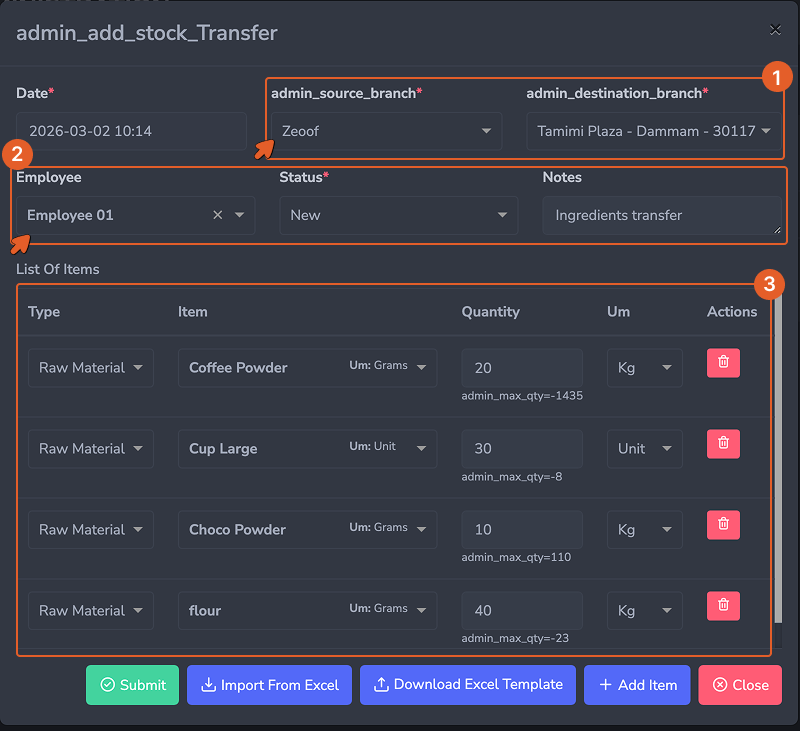
#> input picture assets/images/Inventory/Daily/add-stock-transfer.png, 800 x 731 px, given in place of image-43194ab3-ecf7-47e9-a7c3-bc10237a0503.png, which was not available
$ python _annotate_add_stock_transfer_ar.py
#> lines starting #> are read from the running program, lines starting #| are printed output that depends on the picture; pictures that were not available may be replaced by others from this repository, and a replacement may not be noted
"""Annotate Arabic admin_add_stock_Transfer form like the English version (3 orange boxes)."""
from pathlib import Path

from PIL import Image, ImageDraw, ImageFont

src = Path(
    r"C:\Users\sara.benmansour\AppData\Roaming\Cursor\User\workspaceStorage"
    r"\empty-window\images\image-43194ab3-ecf7-47e9-a7c3-bc10237a0503.png"
)
out = Path(
    r"C:\Users\sara.benmansour\smartprins-docs\assets\images\Inventory\Daily"
    r"\add-stock-transfer-ar.png"
)

im = Image.open(src).convert("RGBA")
#> im is the input picture: PIL image 800x731 RGBA; mean R, G, B, A 60.9, 62.4, 75.9, 255
w, h = im.size
#> w = 800; h = 731
print("size", w, h)
#| size 800 731

annotated = im.copy()
draw = ImageDraw.Draw(annotated)

orange = (228, 94, 41, 255)
orange_dk = (200, 60, 0, 255)
white = (255, 255, 255, 255)

# Tuned for 1008x849 RTL form (mirrors EN add-stock-transfer.png):
# Row1 RTL: التاريخ (right) | admin_source_branch | admin_destination_branch (left)
# Box 1 = source + destination labels+inputs (skip date on the right)
box1 = (14, 48, 655, 152)
# Row2: الموظف | الحالة | الملاحظات (labels + inputs)
box2 = (14, 168, 994, 285)
# قائمة العناصر table down to above action buttons
box3 = (14, 305, 994, 758)


def draw_box(box, width=3):
    x0, y0, x1, y1 = box
    for i in range(width):
        draw.rectangle([x0 - i, y0 - i, x1 + i, y1 + i], outline=orange)


def draw_badge(cx, cy, num, r=14):
    draw.ellipse([cx - r, cy - r, cx + r, cy + r], fill=orange, outline=orange_dk)
    try:
        font = ImageFont.truetype("arial.ttf", 18)
    except Exception:
        font = ImageFont.load_default()
    text = str(num)
    bb = draw.textbbox((0, 0), text, font=font)
    tw, th = bb[2] - bb[0], bb[3] - bb[1]
    draw.text((cx - tw / 2, cy - th / 2 - 1), text, fill=white, font=font)


def draw_cursor(tip_x, tip_y, point_right=True, scale=1.15):
    s = scale
    if point_right:
        pts = [
            (tip_x, tip_y),
            (tip_x - 14 * s, tip_y + 4 * s),
            (tip_x - 10 * s, tip_y + 8 * s),
            (tip_x - 18 * s, tip_y + 18 * s),
            (tip_x - 14 * s, tip_y + 20 * s),
            (tip_x - 6 * s, tip_y + 10 * s),
            (tip_x - 2 * s, tip_y + 14 * s),
        ]
    else:
        pts = [
            (tip_x, tip_y),
            (tip_x + 14 * s, tip_y + 4 * s),
            (tip_x + 10 * s, tip_y + 8 * s),
            (tip_x + 18 * s, tip_y + 18 * s),
            (tip_x + 14 * s, tip_y + 20 * s),
            (tip_x + 6 * s, tip_y + 10 * s),
            (tip_x + 2 * s, tip_y + 14 * s),
        ]
    draw.polygon(pts, fill=orange, outline=orange_dk)


for box in (box1, box2, box3):
    draw_box(box)

# Badge 1 at top-left of box1 (RTL: near destination/source group start)
draw_badge(box1[0] + 18, box1[1] + 16, 1)
#> in draw_badge, `bb = draw.textbbox((0, 0), text, font=font)`: bb = (0, 4, 11, 17)
#> in draw_badge, `tw, th = bb[2] - bb[0], bb[3] - bb[1]`: tw = 11; th = 13
draw_cursor(box1[0] + 8, box1[3] - 8, point_right=True)

# Badge 2 at bottom-left of box2
draw_badge(box2[0] + 18, box2[3] - 18, 2)
draw_cursor(box2[0] + 8, box2[3] - 4, point_right=True)

# Badge 3 at top-left of items list
draw_badge(box3[0] + 18, box3[1] + 16, 3)
draw_cursor(box3[0] + 8, box3[1] + 48, point_right=True)

annotated.convert("RGB").save(out, quality=95)
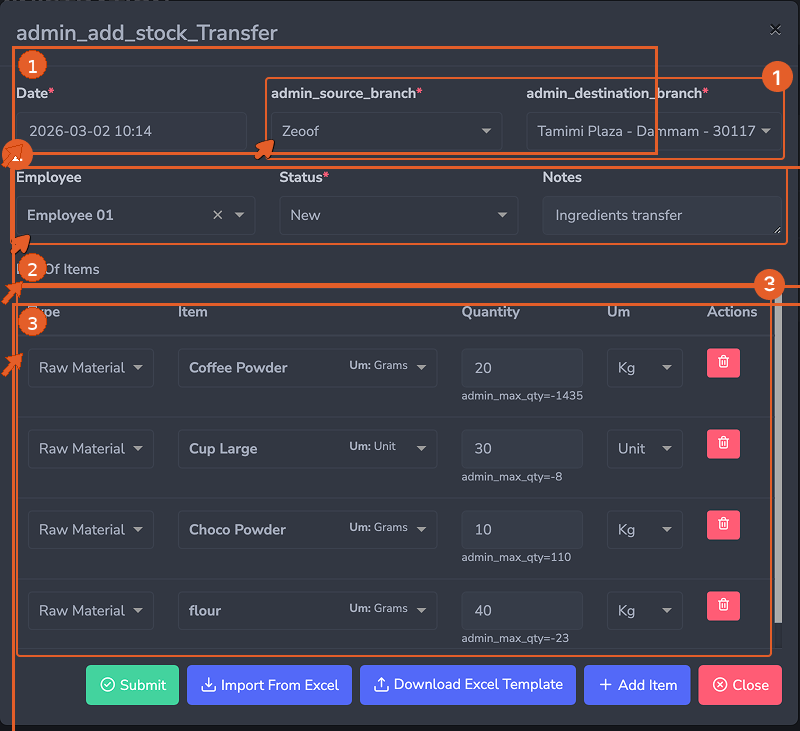
#> saved as add-stock-transfer-ar.png: PIL image 800x731 RGB; mean R, G, B 65.1, 63.3, 75.3
print("saved", out)

# Previews
preview = out.parent
annotated.crop((0, 40, w, 270)).convert("RGB").save(preview / "_ast-p12.png")
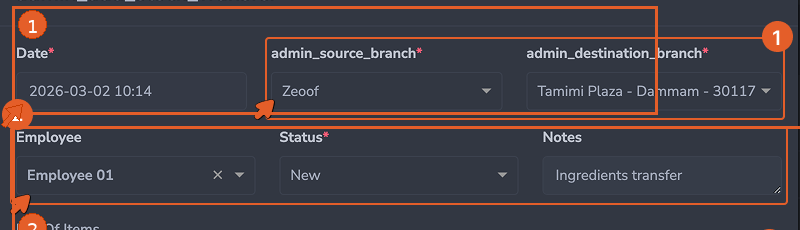
#> saved as _ast-p12.png: PIL image 800x230 RGB; mean R, G, B 67.2, 61.6, 67.9
annotated.crop((0, 270, w, 500)).convert("RGB").save(preview / "_ast-p3.png")
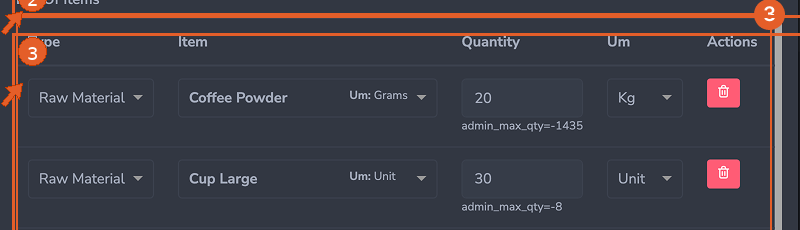
#> saved as _ast-p3.png: PIL image 800x230 RGB; mean R, G, B 64.8, 61.1, 69.1

$ run again, on assets/images/Inventory/Daily/add-inventory-count-ar.png
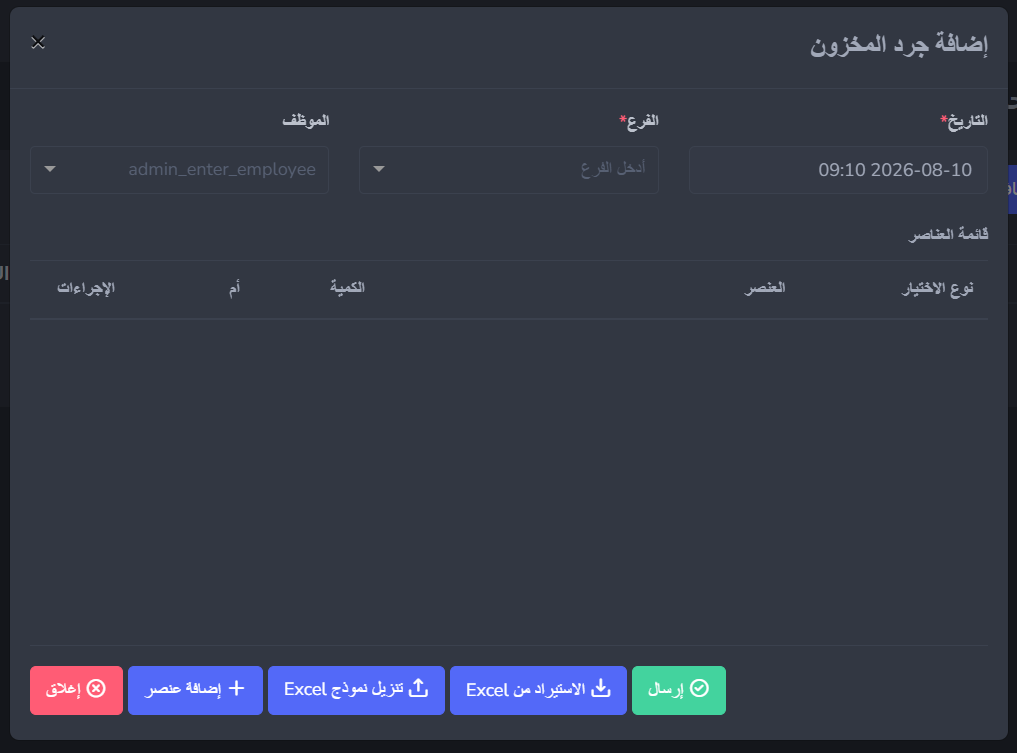
#> input picture assets/images/Inventory/Daily/add-inventory-count-ar.png, 1017 x 753 px, given in place of image-43194ab3-ecf7-47e9-a7c3-bc10237a0503.png, which was not available
#> im is the input picture: PIL image 1017x753 RGBA; mean R, G, B, A 52.2, 57.4, 71.8, 255
#| size 1017 753
#> bb = (0, 4, 11, 17)
#> tw = 11; th = 13
#> `annotated.crop((0, 40, w, 270)).convert("RGB").save(preview / "_ast-p1..`:
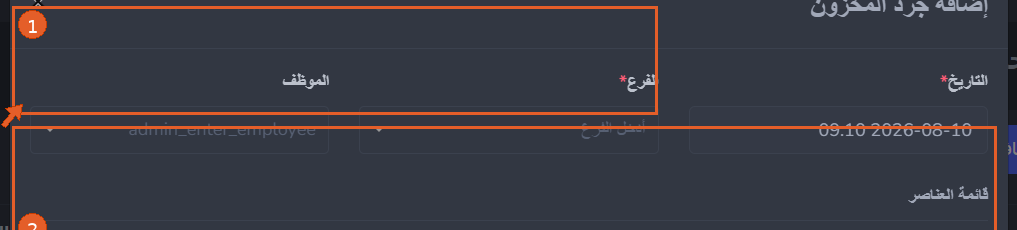
#> saved as _ast-p12.png: PIL image 1017x230 RGB; mean R, G, B 58.2, 57.7, 66.3
#> `annotated.crop((0, 270, w, 500)).convert("RGB").save(preview / "_ast-p..`:
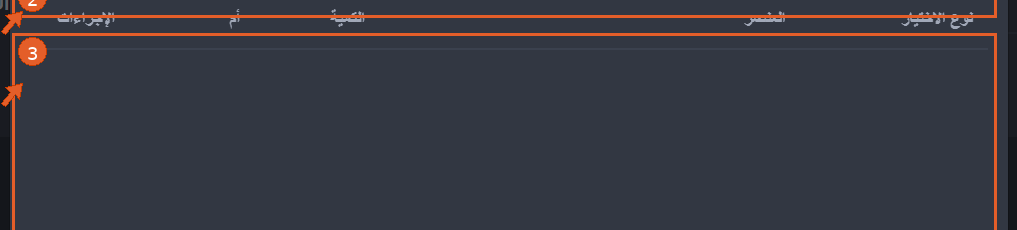
#> saved as _ast-p3.png: PIL image 1017x230 RGB; mean R, G, B 56.4, 56.4, 65

$ run again, on assets/images/Inventory/Daily/add-inventory-count.png
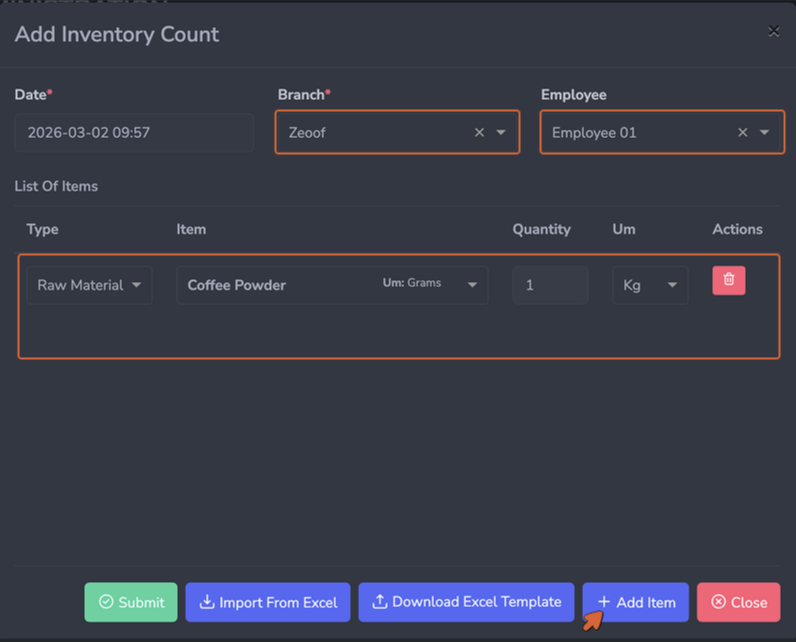
#> input picture assets/images/Inventory/Daily/add-inventory-count.png, 1592 x 1284 px, given in place of image-43194ab3-ecf7-47e9-a7c3-bc10237a0503.png, which was not available (shown at 1/2 size)
#> im is the input picture: PIL image 1592x1284 RGBA; mean R, G, B, A 57.7, 60.4, 73.7, 255
#| size 1592 1284
#> bb = (0, 4, 11, 17)
#> tw = 11; th = 13
#> `annotated.crop((0, 40, w, 270)).convert("RGB").save(preview / "_ast-p1..`:
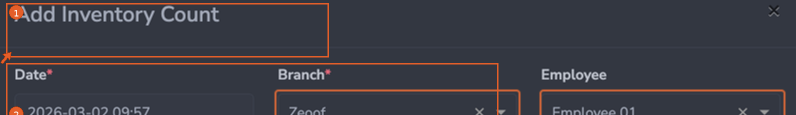
#> saved as _ast-p12.png: PIL image 1592x230 RGB (shown at 1/2 size); mean R, G, B 60.9, 60, 67.8
#> `annotated.crop((0, 270, w, 500)).convert("RGB").save(preview / "_ast-p..`:
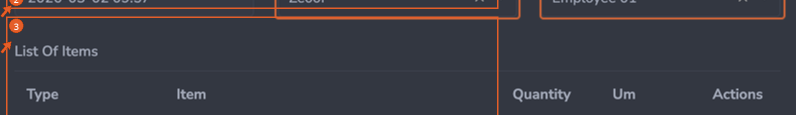
#> saved as _ast-p3.png: PIL image 1592x230 RGB (shown at 1/2 size); mean R, G, B 58.7, 58.4, 66.4
